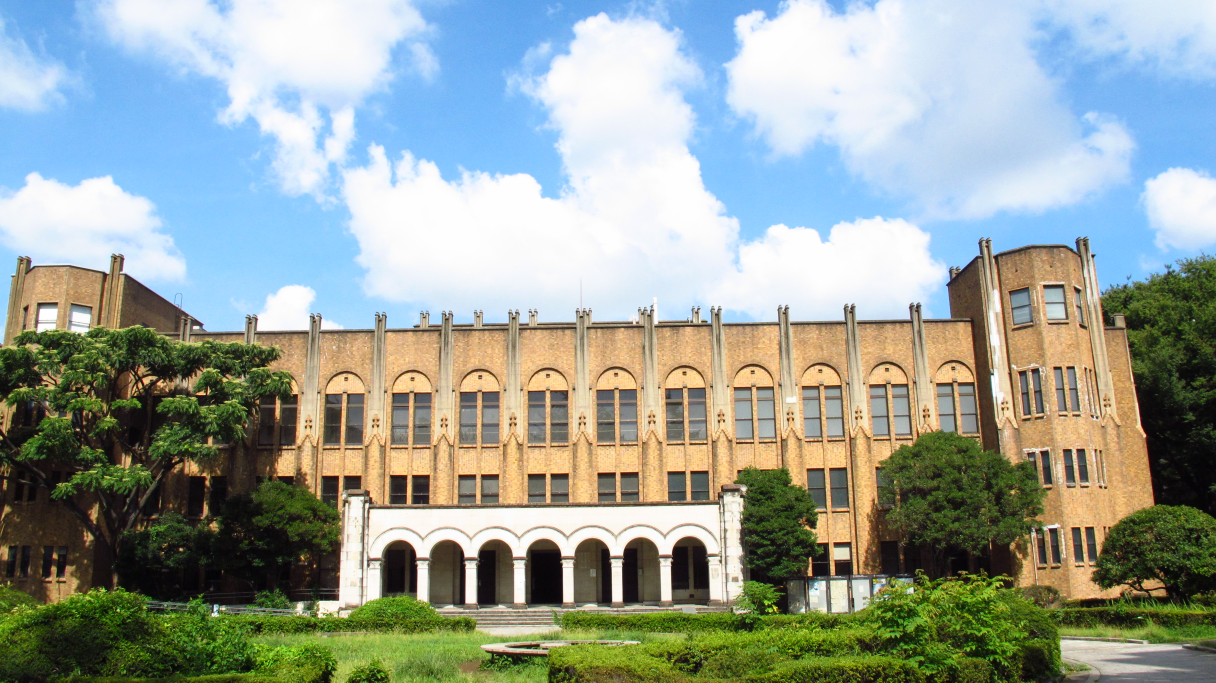
#> input picture test.JPG, 3648 x 2048 px, found by its file name (shown at 1/3 size)
$ python p47_find_contours.py
#> lines starting #> are read from the running program, lines starting #| are printed output that depends on the picture; after the words box and inside, x2 and y2 are one past the last pixel; in counts of white or black regions, pixels touching at a corner belong together
import cv2
import numpy as np
import matplotlib.pyplot as plt

img = cv2.pyrDown(cv2.imread("TEST.jpg", cv2.IMREAD_UNCHANGED))
(B,G,R)=cv2.split(img)
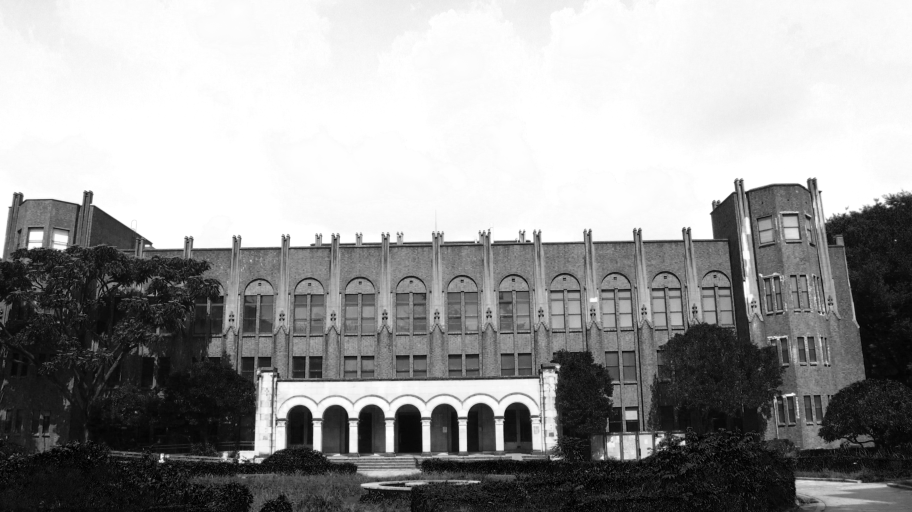
#> B: shape (1024, 1824) (shown at 1/2 size); min 0, max 255, mean 153.7
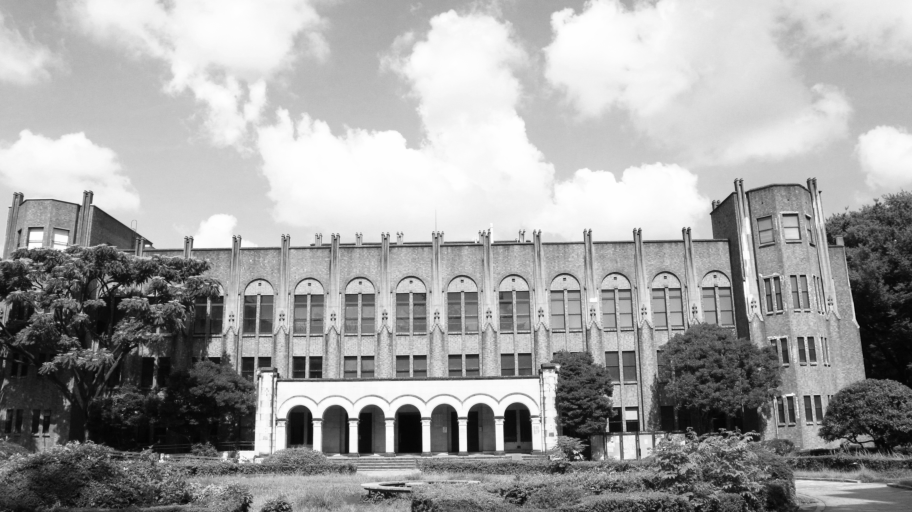
#> G: shape (1024, 1824) (shown at 1/2 size); min 2, max 255, mean 161.6
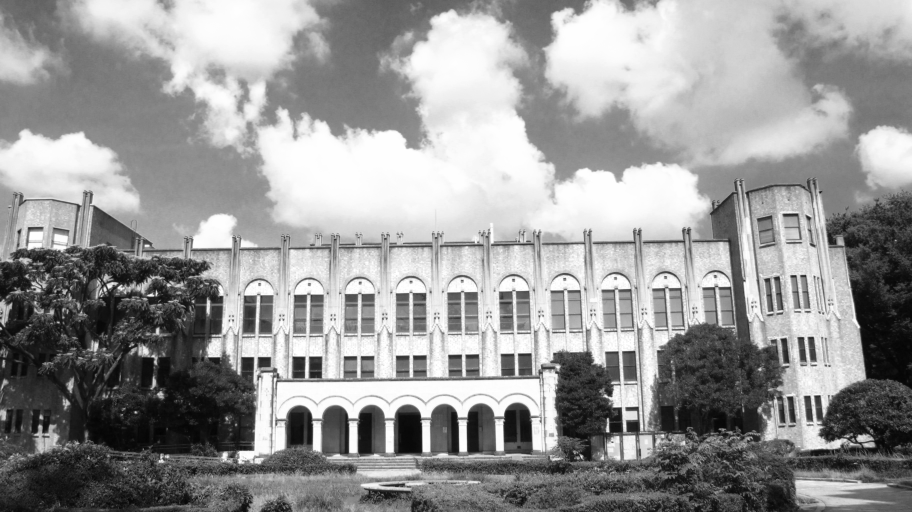
#> R: shape (1024, 1824) (shown at 1/2 size); min 2, max 255, mean 151.8
img=cv2.merge([R,G,B])
ret, thresh = cv2.threshold(cv2.cvtColor(img.copy(), cv2.COLOR_BGR2GRAY) ,
                           127, 255, cv2.THRESH_BINARY)
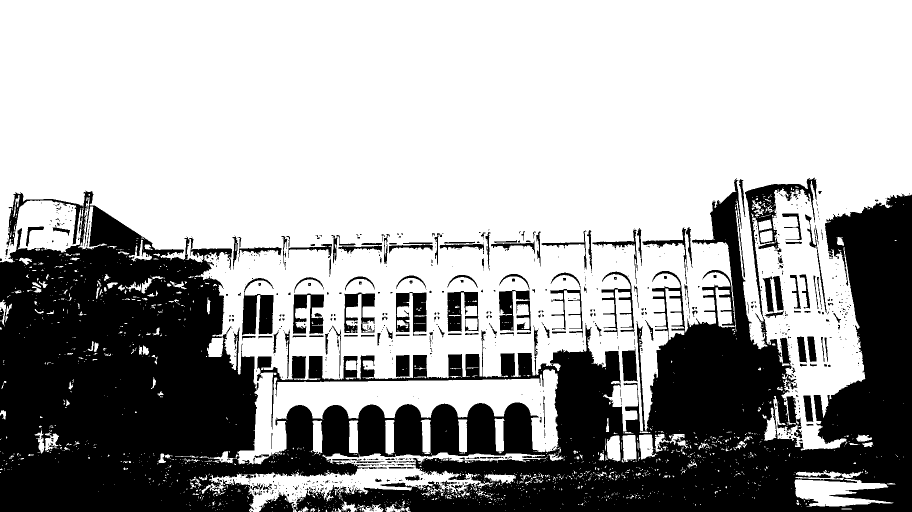
#> thresh: shape (1024, 1824) (shown at 1/2 size); 65.4% white; 914 black regions (738 under 20 px)
img = cv2.cvtColor(np.zeros((img.shape[0], img.shape[1]), dtype=np.uint8),
                  cv2.COLOR_GRAY2BGR)#black background
#> img: shape (1024, 1824, 3); every value is 0
contours, hier = cv2.findContours(thresh, cv2.RETR_EXTERNAL, cv2.CHAIN_APPROX_SIMPLE)
#> contours = 1691 contours, 1574 with area under 20; largest, box (x1, y1, x2, y2) and area: (0, 0, 1824, 929) 1193308, (404, 905, 1093, 1024) 23732, (1589, 940, 1787, 1013) 6959, (1330, 577, 1369, 680) 2152, (1431, 575, 1473, 663) 1712

for c in contours:
    #rectangle
    x,y,w,h=cv2.boundingRect(c)
    cv2.rectangle(img,(x,y),(x+w,y+h),(0,255,0),2)
    #min_area_rectangle
    rect=cv2.minAreaRect(c)
    box=cv2.boxPoints(rect)
    box=np.int0(box)
    cv2.drawContours(img,[box],0,(0,0,255),3)
    #circle
    (x,y),radius=cv2.minEnclosingCircle(c)
    center=(int(x),int(y))
    radius=int(radius)
    img=cv2.circle(img,center,radius,(255,0,0),2)
#> this loop made 1691 passes
#> (w, h, rect, box, radius) on passes 1 to 3: (2, 1, ((802.5, 1023), (0, 1), -90), [[803, 1023], [802, 1023], [802, 1023], [803, 1023]], 0), (1, 1, ((720, 1023), (0, 0), -90), [[720, 1023], [720, 1023], [720, 1023], [720, 1023]], 0), (2, 1, ((691.5, 1023), (0, 1), -90), [[692, 1023], [691, 1023], [691, 1023], [692, 1023]], 0)
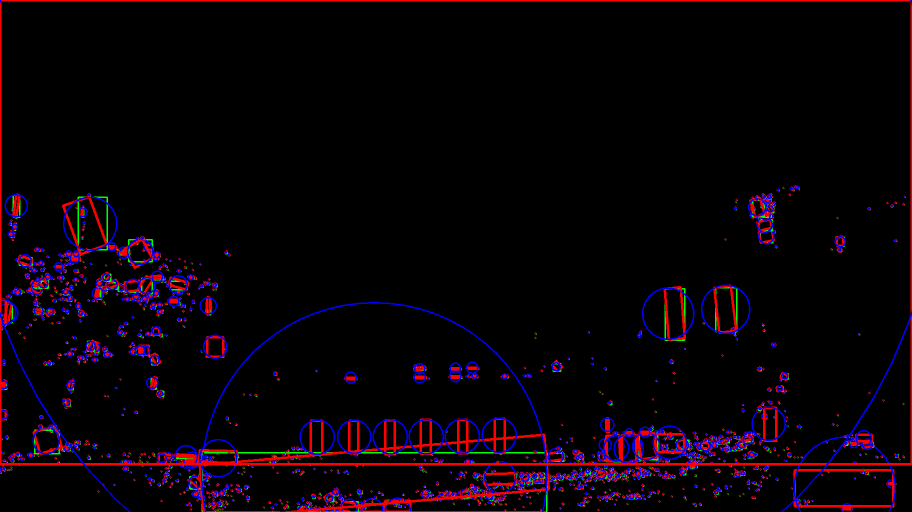
#> img: shape (1024, 1824, 3) (shown at 1/2 size); mean B, G, R 7.4, 1.5, 9.8
#ploydp
for cnt in contours:
  epsilon = 0.01 * cv2.arcLength(cnt,True)
  approx = cv2.approxPolyDP(cnt,epsilon,True)
  hull = cv2.convexHull(cnt)
  cv2.drawContours(img, [cnt], -1, (0, 255, 255), 2) #sky blue
  cv2.drawContours(img, [approx], -1, (255, 255, 0), 2) #yellow
  cv2.drawContours(img, [hull], -1, (255, 0, 255), 2)#pink
#> this loop made 1691 passes
#> cnt on passes 1 to 3: [[802, 1023], [803, 1023]], [[720, 1023]], [[691, 1023], [692, 1023]]
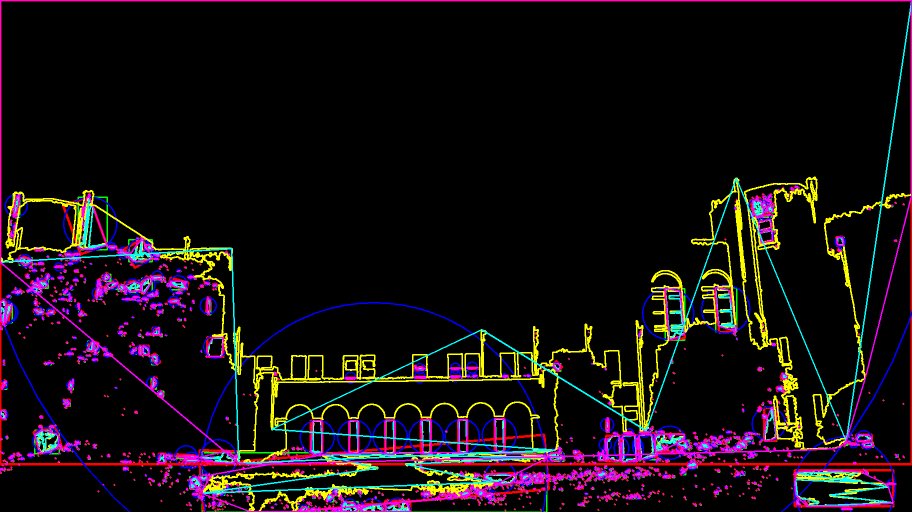
#> img: shape (1024, 1824, 3) (shown at 1/2 size); 8.39% of pixels changed, all inside (x1, y1, x2, y2) = (0, 0, 1824, 1024)


plt.imshow(img)
plt.axis('off')
plt.show()
